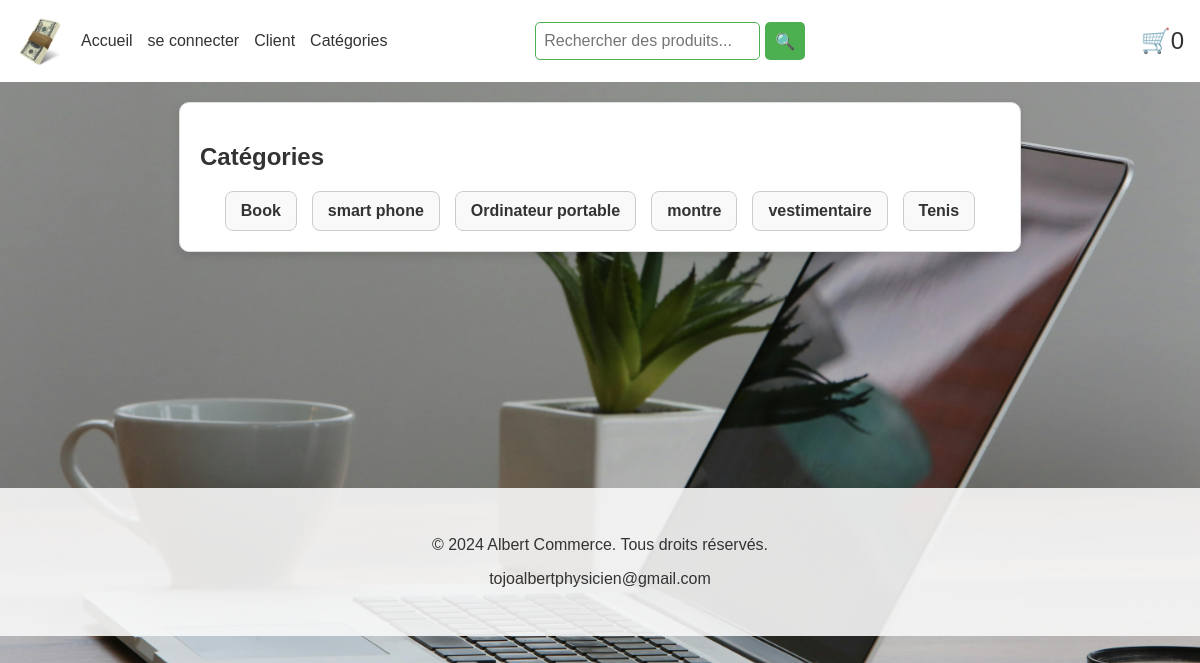
The app's page /category_summary with its own data.
### store/models.py (models this page shows)
class Category(models.Model):
	name=models.CharField(max_length=50)
	def __str__(self):
		return self.name
	class Meta:
		verbose_name_plural ='categories'

### store/views.py (the view)
# urls.py: path('category_summary',views.category_summary,name="category_summary"),
def category_summary(request):
	categories=Category.objects.all()
	return render(request,'category_summary.html',{"categories":categories})

### cart/cart.py (called while the page is built)
	def __len__(self):
		return len(self.cart)

### cart/context_processors.py (called while the page is built)
def cart(request):
	return {'cart':Cart(request)}

### store/templates/category_summary.html (shortened to what this page needs)
{% extends 'index.html' %}
{% block content %}
<div class="main-card">
    <h2 class="text-center">Catégories</h2>
    <div class="category-list">
        {% for category in categories %}
        <div class="category-item">
            <a href="{% url 'category' category %}">{{ category }}</a>
        </div>
        {% endfor %}
    </div>
</div>
<br><br><br><br><br><br>
<br><br><br><br><br><br>
{% endblock %}

### static/css/styles.css (style rules this page uses)
body { font-family: Arial, sans-serif; margin: 0; padding: 0; background-image: url('laptop1.jpg'); background-size: cover; background-position: center; background-attachment: fixed; color: #333333; }

### store/templates/category_summary.html (style rules this page uses)
.main-card { background-color: white; border: 1px solid #ddd; border-radius: 10px; padding: 20px; max-width: 800px; margin: 20px auto; box-shadow: 0 4px 8px rgba(0, 0, 0, 0.1); }
.category-list { display: flex; flex-wrap: wrap; gap: 15px; justify-content: center; }
.category-item { background-color: #f9f9f9; border: 1px solid #ccc; border-radius: 8px; padding: 10px 15px; text-align: center; transition: background-color 0.3s, transform 0.2s; cursor: pointer; }
.category-item a { text-decoration: none; color: inherit; font-weight: bold; }

### records on screen
Category: name "Book"
Category: name "smart phone"
Category: name "Ordinateur portable"
Category: name "montre"
Category: name "vestimentaire"
Category: name "Tenis"

### other values on screen
{{ cart|length }} "0"
